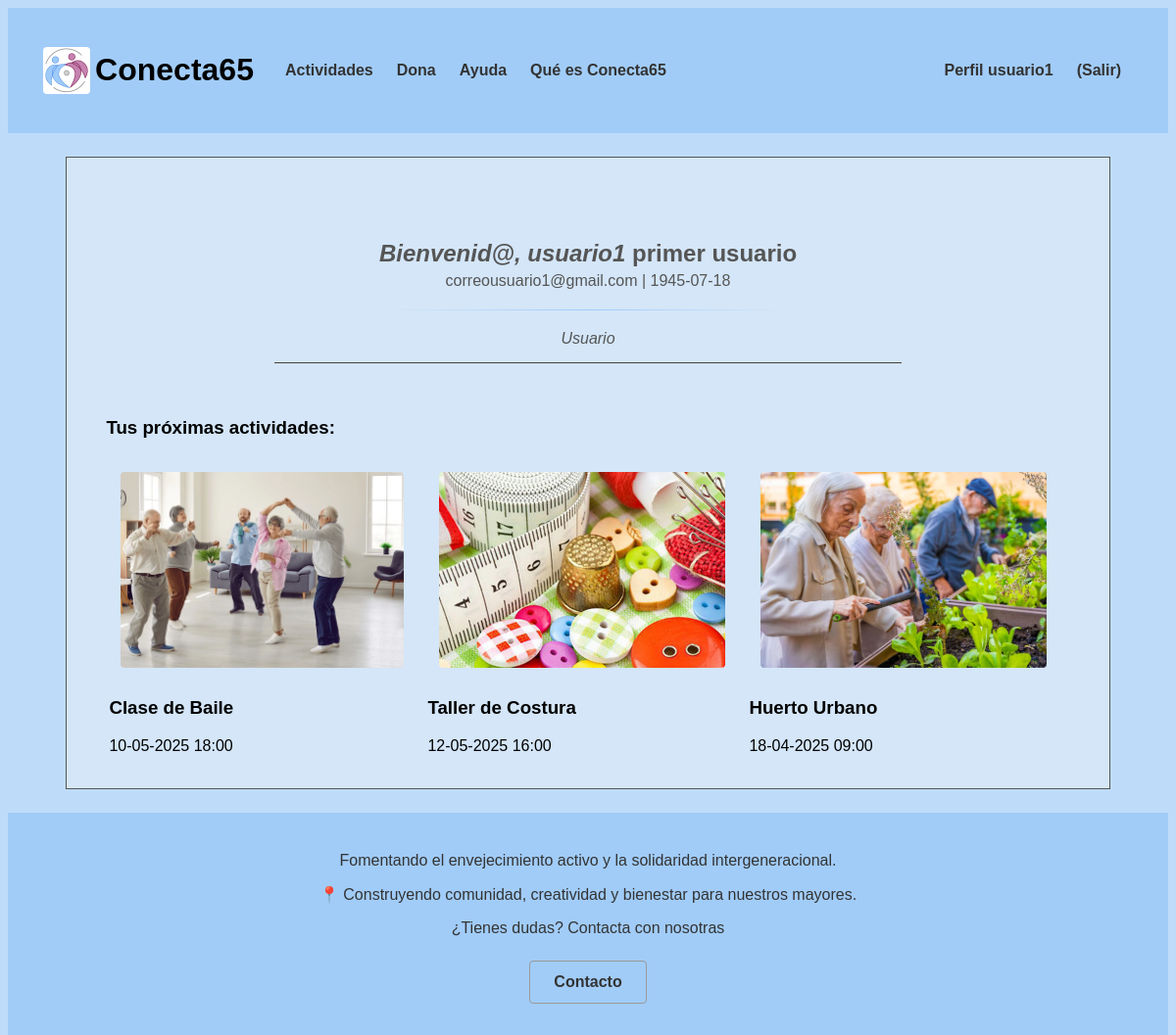
Screenshot of /p3_g1/perfil.php (signed in) with the database file from the repository.
### tables this page shows
CREATE TABLE `actividades` (
  `id` int(10) UNSIGNED NOT NULL,
  `nombre` varchar(35) NOT NULL,
  `localizacion` varchar(70) NOT NULL,
  `fecha_hora` datetime(6) NOT NULL,
  `descripcion` text NOT NULL,
  `aforo` tinyint(3) NOT NULL,
  `dirigida` tinyint(1) NOT NULL,
  `ocupacion` tinyint(3) NOT NULL,
  `foto` varchar(50) NOT NULL
);

### p3_g1/includes/application.php (called while the page is built, shortened)
<?php
class application
{
    private static $instancia;
    public static function getInstance()
    {
        if (!self::$instancia instanceof self) {
            self::$instancia = new static();
        }
        return self::$instancia;
    }
    public function getUserDTO(): ?userDTO
    {
        try {
            $user = unserialize($_SESSION["userDTO"]);
            return ($user instanceof userDTO) ? $user : null;
        } catch (\Exception $e) {
            error_log("Error al deserializar userDTO: " . $e->getMessage());
            unset($_SESSION["userDTO"]);
            return null;
        }
    }
    public function soyUsuario(): bool
    {
        $user = $this->getUserDTO();
        return $user !== null && $user->tipo() === 1;
    }
}

### p3_g1/includes/config.php (called while the page is built, shortened)
<?php
spl_autoload_register(function ($class) {
    $prefixes = [
        'includes\\' => __DIR__ . '/',
        'includes\\usuario\\' => __DIR__ . '/usuario/',
        'includes\\comun\\' => __DIR__ . '/comun/',
        'includes\\actividadesusuario\\' => __DIR__ . '/actividades-usuario/',
        'includes\\mostrarPerfil\\' => __DIR__ . '/mostrarPerfil/',
        'includes\\actividad\\' => __DIR__ . '/actividad/',
        'includes\\ayuda\\' => __DIR__ . '/ayuda/',
        'includes\\crearActividad\\' => __DIR__ . '/crearActividad/',
        'includes\\dirigirActividad\\' => __DIR__ . '/dirigirActividad/',
        'includes\\donar\\' => __DIR__ . '/donar/',
        'includes\\login\\' => __DIR__ . '/login/',
        'includes\\modificarActividad\\' => __DIR__ . '/modificarActividad/',
        'includes\\mostrarActividades\\' => __DIR__ . '/mostrarActividades/',
        'includes\\reservarActividad\\' => __DIR__ . '/reservarActividad/',
        'includes\\excepciones\\' => __DIR__ . '/excepciones/'
    ];
    foreach ($prefixes as $prefix => $base_dir) {
        $len = strlen($prefix);
        if (strncmp($prefix, $class, $len) === 0) {
            $relative_class = substr($class, $len);
            $file = $base_dir . str_replace('\\', '/', $relative_class) . '.php';
            if (file_exists($file)) {
                return;
            }
        }
    }
});
?>

### p3_g1/includes/actividades-usuario/actividadesusuarioAppService.php (called while the page is built, shortened)
<?php
class actividadesusuarioAppService
{
    private static $instance;
    public static function GetSingleton()
    {
        if (!self::$instance instanceof self)
        {
            self::$instance = new self;
        }
        return self::$instance;
    }
}
?>

### p3_g1/includes/usuario/userDTO.php (called while the page is built, shortened)
<?php
class userDTO
{
    private $id;
    private $tipo;
    public function id()
    {
        return $this->id;
    }
    public function tipo()
    {
        return $this->tipo;
    }
}
?>

### p3_g1/includes/actividades-usuario/actividadesusuarioFactory.php (called while the page is built, shortened)
<?php
class actividadesusuarioFactory
{
    public static function CreateActividad() : IActividadesusuario
    {
        $actividadesusuarioDAO = new actividadesusuarioDAO();
        return $actividadesusuarioDAO;
    }
}
?>

### p3_g1/includes/actividad/actividadFactory.php (called while the page is built, shortened)
<?php
class actividadFactory
{
    public static function CreateActividad() : IActividad
    {
        $actividadDAO = new actividadDAO();
        return $actividadDAO;
    }
}
?>

### p3_g1/includes/actividad/actividadDAO.php (called while the page is built, shortened)
<?php
class actividadDAO extends baseDAO implements IActividad
{
    public function getActividadById($id)
    {
        try {
            $conn = application::getInstance()->getConexionBd();
            $query = "SELECT id, nombre, localizacion, fecha_hora, descripcion, aforo, dirigida, ocupacion, foto FROM actividades WHERE id = ?";
            $stmt = $conn->prepare($query);
            $stmt->bind_param("i", $id);
            $stmt->execute();
            $stmt->bind_result($id, $nombre, $localizacion, $fecha_hora, $descripcion, $aforo, $dirigida, $ocupacion, $foto);
            if ($stmt->fetch()) {
                return new actividadDTO($id, $nombre, $localizacion, $fecha_hora, $descripcion, $aforo, $dirigida, $ocupacion, $foto);
            }
        } finally {
            if ($stmt) {
                $stmt->close();
            }
        }
        return null;
    }
}
?>

### p3_g1/includes/actividad/actividadDTO.php (called while the page is built, shortened)
<?php
class actividadDTO
{
    private $id;
    private $nombre;
    private $fecha_hora;
    private $foto;
    public function __construct($id, $nombre, $localizacion, $fecha_hora, $descripcion, $aforo, $dirigida, $ocupacion, $foto)
    {
        $this->id = $id;
        $this->nombre = $nombre;
        $this->fecha_hora = $fecha_hora;
        $this->foto = $foto;
    }
    public function id()
    {
        return $this->id;
    }
    public function nombre()
    {
        return $this->nombre;
    }
    public function fecha_hora()
    {
        return $this->fecha_hora;
    }
    public function foto()
    {
        return $this->foto;
    }
}
?>

### p3_g1/includes/actividad/actividadAppService.php (the view, shortened to what this page needs)
<?php
require_once("includes/config.php");
class actividadAppService
{
    private static $instance;
    public static function GetSingleton()
    {
        if (!self::$instance instanceof self)
        {
            self::$instance = new self;
        }
        return self::$instance;
    }
    public function getActividadById($id)
    {
        $IActividadDAO = actividadFactory::CreateActividad();
        $actividad = $IActividadDAO->getActividadById($id);
        return $actividad;
    }
    public function mostrarPerfil($actividadDTO) {
        $app = application::getInstance();
        $html = '<div class="actividad">';
        if($app->soyUsuario()){
            $html .= '<a href="vistaReservaActividad.php?id=' . $actividadDTO->id() . '" class="imagen-enlace"> <img src="' . $actividadDTO->foto() . '" alt="' . $actividadDTO->nombre() . '" width="350"></a>';
        }else if($app->soyVoluntario()){
            $html .= '<a href="vistaDirigirActividad.php?id=' . $actividadDTO->id() . '" class="imagen-enlace"> <img src="' . $actividadDTO->foto() . '" alt="' . $actividadDTO->nombre() . '" width="350"></a>';
        }
        $html .= '<h3>' . $actividadDTO->nombre() . '</h3>';
        $fechaHora = new \DateTime($actividadDTO->fecha_hora());
        $html .= '<p>' . $fechaHora->format('d-m-Y H:i') . '</p>';
        $html .= '</div>';
        return $html;
    }
}
?>

### p3_g1/includes/mostrarPerfil/actividadesPerfil.php (shortened to what this page needs)
<?php
class actividadesPerfil
{
    private $actividades;
    public function __construct()
    {
        $this->actividades = $this->obtenerActividades();
    }
    private function obtenerActividades(){
        $user = application::getInstance()->getUserDTO();
        $actividadesUsuarioService = actividadesusuarioAppService::GetSingleton();
        $actividadesUsuario = $actividadesUsuarioService->getActividadesUsuario($user->id());
        return $actividadesUsuario;
    }
    public function generarListadoPerfil()
    {
        echo '<link rel="stylesheet" type="text/css" href="CSS/tablaActividades.css">';
        $html = '<table class="tabla-actividades"><tr>';
        $actividadAppService = actividadAppService::GetSingleton();
        foreach ($this->actividades as $actividad) {
                $actividadDTO = $actividadAppService->getActividadById($actividad);
                $html .= '<td>' . $actividadAppService->mostrarPerfil($actividadDTO) . '</td>';
        }
        $html .= '</tr></table>';
        return $html;
    }
}

### p3_g1/CSS/tablaActividades.css (style rules this page uses)
.tabla-actividades { width: 100%; display: flex; flex-wrap: wrap; gap: 10px; justify-content: flex-start; }
.tabla-actividades p:last-of-type { margin-bottom: 7px; }
.actividad img { width: 90%; height: 200px; object-fit: cover; object-position: center; }

### p3_g1/CSS/estiloMovil.css (style rules this page uses)
.actividad { flex-direction: column; padding: 15px; gap: 15px; }

### p3_g1/CSS/estilo.css (style rules this page uses)
html { height: 100%; width: 100%; margin: 0; padding: 0; font-family: 'Trebuchet MS', 'Lucida Sans Unicode', 'Lucida Grande', 'Lucida Sans', Arial, sans-serif; }
body { display: flex; flex-direction: column; background-color: #bedcfa; overflow-x: hidden; }
img { margin: 0.75rem; border-radius: 0.25rem; max-width: 100%; height: auto; }
.imagen-enlace img { transition: filter 0.3s ease; }

### rows the page displays
actividades: foto (picture), nombre "Clase de Baile", fecha_hora "10-05-2025 18:00"
actividades: foto (picture), nombre "Taller de Costura", fecha_hora "12-05-2025 16:00"
actividades: foto (picture), nombre "Huerto Urbano", fecha_hora "18-04-2025 09:00"

### other values shown
$user->nombre() "usuario1"
$user->apellidos() "primer usuario"
$user->correo() "correousuario1@gmail.com"
$user->fecha_nacimiento() "1945-07-18"
